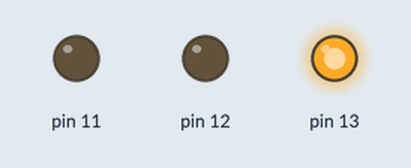
This sketch was run on a simulated Arduino Uno, built with avr-gcc and run on an emulated ATmega328P. Parts: output pins drawn as LEDs (lit = HIGH).

Above: at 5.0 s.
At 19.0 s:
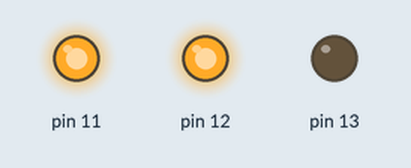
At 26.0 s:
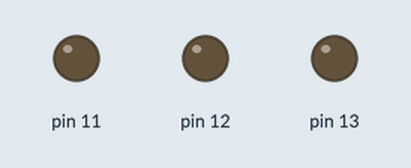
Timing chart, 0 to 36.4 s (numbered marks = the images above):
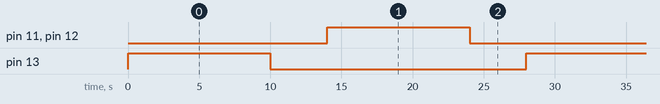

The sketch:

Practica12_Informatica.ino
```cpp
/*
 * Esto es una practica del encendido y apagado de dos LEDs mas una bombilla, activandose de forma secuencial con intervalos definidos.
 * Autor: Mauro Fernandez
 * Data: 17/12/2024
*/

// C++ code
//
void setup()
{
  pinMode(13, OUTPUT);
  pinMode(12, OUTPUT);
  pinMode(11, OUTPUT);
}

void loop()
{
  digitalWrite(13, HIGH); // Se enciende el PIN 13
  delay(10000); // Wait for 10000 millisecond(s) // Espera 10 segundos
  digitalWrite(13, LOW);// Se apaga el PIN 13
  delay(4000); // Wait for 4000 millisecond(s) // Espera 4 segundos
  digitalWrite(12, HIGH); // Se enciende el PIN 12
  digitalWrite(11, HIGH); // Se enciende el PIN 11
  delay(10000); // Wait for 10000 millisecond(s) // Espera 10 segundos
  digitalWrite(12, LOW); // Se apaga el PIN 12
  digitalWrite(11, LOW); // Se apaga el PIN 11
  delay(4000); // Wait for 4000 millisecond(s) // Espera 4 segundos
}
```

Measured:
- by itself, pin 11–13: alternates HIGH for 10.0 s and LOW for 18.0 s
- by itself, everything shown: repeats every 28.0 s, in 4 steps
